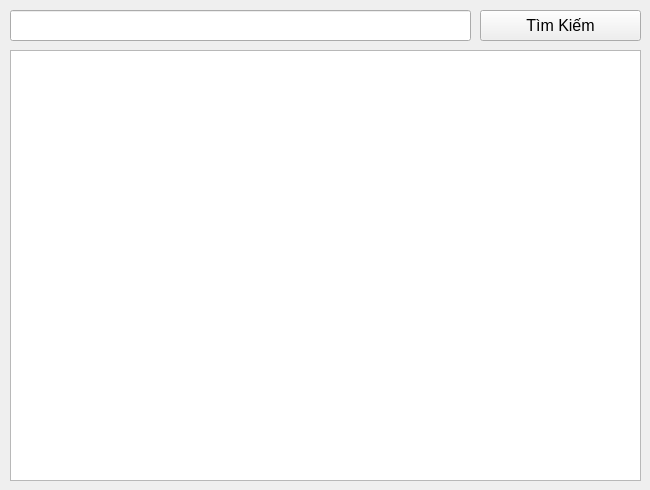
      <widget class="QWidget" name="tadanhsachhoadon_ad">
       <attribute name="title">
        <string>Danh sách hoá đơn</string>
       </attribute>
       <widget class="QPushButton" name="btntimkiem_hd_ad">
        <property name="geometry">
         <rect>
          <x>480</x>
          <y>10</y>
          <width>161</width>
          <height>31</height>
         </rect>
        </property>
        <property name="font">
         <font>
          <pointsize>12</pointsize>
         </font>
        </property>
        <property name="text">
         <string>Tìm Kiếm</string>
        </property>
        <property name="icon">
         <iconset resource="resources.qrc">
          <normaloff>:/newPrefix/Img/search-folder.png</normaloff>:/newPrefix/Img/search-folder.png</iconset>
        </property>
        <property name="iconSize">
         <size>
          <width>20</width>
          <height>20</height>
         </size>
        </property>
       </widget>
       <widget class="QLineEdit" name="txttimkiem_hd_ad">
        <property name="geometry">
         <rect>
          <x>10</x>
          <y>10</y>
          <width>461</width>
          <height>31</height>
         </rect>
        </property>
        <property name="font">
         <font>
          <pointsize>12</pointsize>
         </font>
        </property>
       </widget>
       <widget class="QTableWidget" name="tbl_hd_ad">
        <property name="geometry">
         <rect>
          <x>10</x>
          <y>50</y>
          <width>631</width>
          <height>431</height>
         </rect>
        </property>
       </widget>
      </widget>
